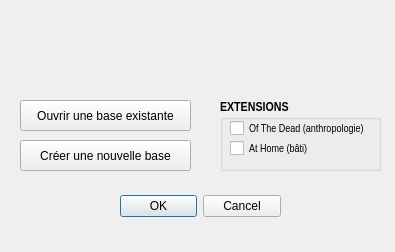
<?xml version="1.0" encoding="UTF-8"?>
<ui version="4.0">
 <class>Dialog</class>
 <widget class="QDialog" name="Dialog">
  <property name="geometry">
   <rect>
    <x>0</x>
    <y>0</y>
    <width>395</width>
    <height>252</height>
   </rect>
  </property>
  <property name="windowTitle">
   <string>Dialog</string>
  </property>
  <widget class="QDialogButtonBox" name="buttonBox">
   <property name="geometry">
    <rect>
     <x>120</x>
     <y>190</y>
     <width>161</width>
     <height>32</height>
    </rect>
   </property>
   <property name="orientation">
    <enum>Qt::Horizontal</enum>
   </property>
   <property name="standardButtons">
    <set>QDialogButtonBox::Cancel|QDialogButtonBox::Ok</set>
   </property>
  </widget>
  <widget class="QPushButton" name="pushButton">
   <property name="geometry">
    <rect>
     <x>20</x>
     <y>100</y>
     <width>171</width>
     <height>31</height>
    </rect>
   </property>
   <property name="text">
    <string>Ouvrir une base existante</string>
   </property>
  </widget>
  <widget class="QPushButton" name="pushButton_2">
   <property name="geometry">
    <rect>
     <x>20</x>
     <y>140</y>
     <width>171</width>
     <height>31</height>
    </rect>
   </property>
   <property name="text">
    <string>Créer une nouvelle base</string>
   </property>
  </widget>
  <widget class="QLabel" name="label">
   <property name="geometry">
    <rect>
     <x>10</x>
     <y>10</y>
     <width>321</width>
     <height>71</height>
    </rect>
   </property>
   <property name="text">
    <string/>
   </property>
   <property name="pixmap">
    <pixmap>:/plugins/dialog_badass/BADASS_logo_full.png</pixmap>
   </property>
   <property name="scaledContents">
    <bool>true</bool>
   </property>
  </widget>
  <widget class="QGroupBox" name="extension_lbl">
   <property name="geometry">
    <rect>
     <x>220</x>
     <y>100</y>
     <width>161</width>
     <height>71</height>
    </rect>
   </property>
   <property name="font">
    <font>
     <family>Arial Narrow</family>
     <pointsize>10</pointsize>
     <weight>75</weight>
     <bold>true</bold>
    </font>
   </property>
   <property name="title">
    <string>EXTENSIONS</string>
   </property>
   <widget class="QCheckBox" name="Ajout_Extension_OTD">
    <property name="geometry">
     <rect>
      <x>10</x>
      <y>20</y>
      <width>151</width>
      <height>17</height>
     </rect>
    </property>
    <property name="font">
     <font>
      <family>Arial Narrow</family>
      <pointsize>8</pointsize>
      <weight>50</weight>
      <bold>false</bold>
     </font>
    </property>
    <property name="text">
     <string>Of The Dead (anthropologie)</string>
    </property>
   </widget>
   <widget class="QCheckBox" name="Extension_bati">
    <property name="geometry">
     <rect>
      <x>10</x>
      <y>40</y>
      <width>91</width>
      <height>17</height>
     </rect>
    </property>
    <property name="font">
     <font>
      <family>Arial Narrow</family>
      <pointsize>8</pointsize>
      <weight>50</weight>
      <bold>false</bold>
     </font>
    </property>
    <property name="text">
     <string>At Home (bâti)</string>
    </property>
   </widget>
  </widget>
 </widget>
 <resources/>
 <connections>
  <connection>
   <sender>buttonBox</sender>
   <signal>accepted()</signal>
   <receiver>Dialog</receiver>
   <slot>accept()</slot>
   <hints>
    <hint type="sourcelabel">
     <x>248</x>
     <y>254</y>
    </hint>
    <hint type="destinationlabel">
     <x>157</x>
     <y>274</y>
    </hint>
   </hints>
  </connection>
  <connection>
   <sender>buttonBox</sender>
   <signal>rejected()</signal>
   <receiver>Dialog</receiver>
   <slot>reject()</slot>
   <hints>
    <hint type="sourcelabel">
     <x>316</x>
     <y>260</y>
    </hint>
    <hint type="destinationlabel">
     <x>286</x>
     <y>274</y>
    </hint>
   </hints>
  </connection>
 </connections>
</ui>
